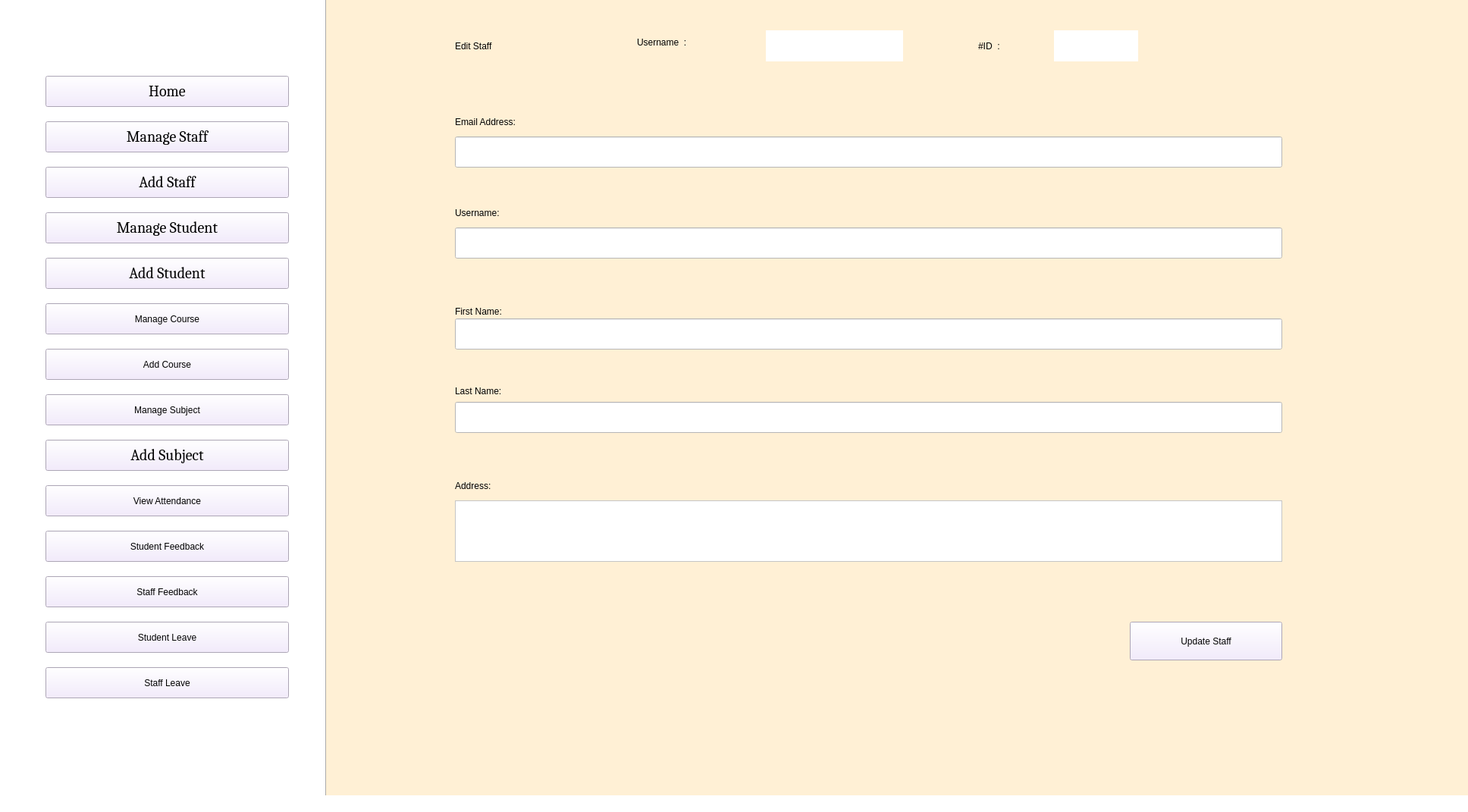
<?xml version="1.0" encoding="UTF-8"?>
<ui version="4.0">
 <class>AdminHomePage</class>
 <widget class="QMainWindow" name="AdminHomePage">
  <property name="enabled">
   <bool>true</bool>
  </property>
  <property name="geometry">
   <rect>
    <x>0</x>
    <y>0</y>
    <width>1936</width>
    <height>1071</height>
   </rect>
  </property>
  <property name="windowTitle">
   <string>Admin Home Page</string>
  </property>
  <property name="styleSheet">
   <string notr="true">background-color: rgb(255, 225, 198);
background-color: rgb(255, 255, 255);
</string>
  </property>
  <widget class="QWidget" name="centralwidget">
   <widget class="QPushButton" name="Home_b">
    <property name="geometry">
     <rect>
      <x>60</x>
      <y>100</y>
      <width>321</width>
      <height>41</height>
     </rect>
    </property>
    <property name="font">
     <font>
      <family>Cambria</family>
      <pointsize>15</pointsize>
      <weight>50</weight>
      <italic>false</italic>
      <bold>false</bold>
     </font>
    </property>
    <property name="styleSheet">
     <string notr="true">font: 15pt &quot;Cambria&quot;;
background-color: rgb(241, 231, 254);</string>
    </property>
    <property name="text">
     <string>Home</string>
    </property>
   </widget>
   <widget class="QPushButton" name="ManageStaff_b">
    <property name="geometry">
     <rect>
      <x>60</x>
      <y>160</y>
      <width>321</width>
      <height>41</height>
     </rect>
    </property>
    <property name="font">
     <font>
      <family>Cambria</family>
      <pointsize>15</pointsize>
      <weight>50</weight>
      <italic>false</italic>
      <bold>false</bold>
     </font>
    </property>
    <property name="styleSheet">
     <string notr="true">font: 15pt &quot;Cambria&quot;;
background-color: rgb(241, 231, 254);</string>
    </property>
    <property name="text">
     <string>Manage Staff</string>
    </property>
   </widget>
   <widget class="QPushButton" name="AddStaff_b">
    <property name="geometry">
     <rect>
      <x>60</x>
      <y>220</y>
      <width>321</width>
      <height>41</height>
     </rect>
    </property>
    <property name="font">
     <font>
      <family>Cambria</family>
      <pointsize>15</pointsize>
      <weight>50</weight>
      <italic>false</italic>
      <bold>false</bold>
     </font>
    </property>
    <property name="styleSheet">
     <string notr="true">font: 15pt &quot;Cambria&quot;;
background-color: rgb(241, 231, 254);</string>
    </property>
    <property name="text">
     <string>Add Staff</string>
    </property>
   </widget>
   <widget class="QPushButton" name="AddStudent_b">
    <property name="geometry">
     <rect>
      <x>60</x>
      <y>340</y>
      <width>321</width>
      <height>41</height>
     </rect>
    </property>
    <property name="font">
     <font>
      <family>Cambria</family>
      <pointsize>15</pointsize>
      <weight>50</weight>
      <italic>false</italic>
      <bold>false</bold>
     </font>
    </property>
    <property name="styleSheet">
     <string notr="true">font: 15pt &quot;Cambria&quot;;
background-color: rgb(241, 231, 254);</string>
    </property>
    <property name="text">
     <string>Add Student</string>
    </property>
   </widget>
   <widget class="QPushButton" name="ManageCourse_b">
    <property name="geometry">
     <rect>
      <x>60</x>
      <y>400</y>
      <width>321</width>
      <height>41</height>
     </rect>
    </property>
    <property name="styleSheet">
     <string notr="true">font: 15pt &quot;Cambria&quot;;
background-color: rgb(241, 231, 254);</string>
    </property>
    <property name="text">
     <string>Manage Course</string>
    </property>
   </widget>
   <widget class="QPushButton" name="AddCourse_b">
    <property name="geometry">
     <rect>
      <x>60</x>
      <y>460</y>
      <width>321</width>
      <height>41</height>
     </rect>
    </property>
    <property name="styleSheet">
     <string notr="true">font: 15pt &quot;Cambria&quot;;
background-color: rgb(241, 231, 254);</string>
    </property>
    <property name="text">
     <string>Add Course</string>
    </property>
   </widget>
   <widget class="QPushButton" name="ManageSubject_b">
    <property name="geometry">
     <rect>
      <x>60</x>
      <y>520</y>
      <width>321</width>
      <height>41</height>
     </rect>
    </property>
    <property name="styleSheet">
     <string notr="true">font: 15pt &quot;Cambria&quot;;
background-color: rgb(241, 231, 254);</string>
    </property>
    <property name="text">
     <string>Manage Subject</string>
    </property>
   </widget>
   <widget class="QPushButton" name="AddSubject_b">
    <property name="geometry">
     <rect>
      <x>60</x>
      <y>580</y>
      <width>321</width>
      <height>41</height>
     </rect>
    </property>
    <property name="font">
     <font>
      <family>Cambria</family>
      <pointsize>15</pointsize>
      <weight>50</weight>
      <italic>false</italic>
      <bold>false</bold>
     </font>
    </property>
    <property name="styleSheet">
     <string notr="true">font: 15pt &quot;Cambria&quot;;
background-color: rgb(241, 231, 254);</string>
    </property>
    <property name="text">
     <string>Add Subject</string>
    </property>
   </widget>
   <widget class="QPushButton" name="ViewAttendance_b">
    <property name="geometry">
     <rect>
      <x>60</x>
      <y>640</y>
      <width>321</width>
      <height>41</height>
     </rect>
    </property>
    <property name="styleSheet">
     <string notr="true">font: 15pt &quot;Cambria&quot;;
background-color: rgb(241, 231, 254);</string>
    </property>
    <property name="text">
     <string>View Attendance</string>
    </property>
   </widget>
   <widget class="QPushButton" name="StudentFeedback_b">
    <property name="geometry">
     <rect>
      <x>60</x>
      <y>700</y>
      <width>321</width>
      <height>41</height>
     </rect>
    </property>
    <property name="styleSheet">
     <string notr="true">font: 15pt &quot;Cambria&quot;;
background-color: rgb(241, 231, 254);</string>
    </property>
    <property name="text">
     <string>Student Feedback</string>
    </property>
   </widget>
   <widget class="QPushButton" name="StaffFeedback_b">
    <property name="geometry">
     <rect>
      <x>60</x>
      <y>760</y>
      <width>321</width>
      <height>41</height>
     </rect>
    </property>
    <property name="styleSheet">
     <string notr="true">font: 15pt &quot;Cambria&quot;;
background-color: rgb(241, 231, 254);</string>
    </property>
    <property name="text">
     <string>Staff Feedback</string>
    </property>
   </widget>
   <widget class="QPushButton" name="StudentLeave_b">
    <property name="geometry">
     <rect>
      <x>60</x>
      <y>820</y>
      <width>321</width>
      <height>41</height>
     </rect>
    </property>
    <property name="styleSheet">
     <string notr="true">font: 15pt &quot;Cambria&quot;;
background-color: rgb(241, 231, 254);</string>
    </property>
    <property name="text">
     <string>Student Leave</string>
    </property>
   </widget>
   <widget class="QPushButton" name="ManageStudent_b">
    <property name="geometry">
     <rect>
      <x>60</x>
      <y>280</y>
      <width>321</width>
      <height>41</height>
     </rect>
    </property>
    <property name="font">
     <font>
      <family>Cambria</family>
      <pointsize>15</pointsize>
      <weight>50</weight>
      <italic>false</italic>
      <bold>false</bold>
     </font>
    </property>
    <property name="styleSheet">
     <string notr="true">font: 15pt &quot;Cambria&quot;;
background-color: rgb(241, 231, 254);</string>
    </property>
    <property name="text">
     <string>Manage Student</string>
    </property>
   </widget>
   <widget class="QPushButton" name="StaffLeave_b">
    <property name="geometry">
     <rect>
      <x>60</x>
      <y>880</y>
      <width>321</width>
      <height>41</height>
     </rect>
    </property>
    <property name="styleSheet">
     <string notr="true">font: 15pt &quot;Cambria&quot;;
background-color: rgb(241, 231, 254);</string>
    </property>
    <property name="text">
     <string>Staff Leave</string>
    </property>
   </widget>
   <widget class="Line" name="line">
    <property name="geometry">
     <rect>
      <x>420</x>
      <y>-50</y>
      <width>20</width>
      <height>1121</height>
     </rect>
    </property>
    <property name="orientation">
     <enum>Qt::Vertical</enum>
    </property>
   </widget>
   <widget class="QLabel" name="AdminEditStaff_l">
    <property name="geometry">
     <rect>
      <x>430</x>
      <y>-80</y>
      <width>1521</width>
      <height>1151</height>
     </rect>
    </property>
    <property name="styleSheet">
     <string notr="true">background-color: rgb(255, 240, 213);</string>
    </property>
    <property name="text">
     <string/>
    </property>
   </widget>
   <widget class="QLabel" name="EditStaff_l">
    <property name="geometry">
     <rect>
      <x>600</x>
      <y>40</y>
      <width>341</width>
      <height>41</height>
     </rect>
    </property>
    <property name="styleSheet">
     <string notr="true">font: 75 17pt &quot;Times New Roman&quot;;
background-color: rgb(255, 240, 213);</string>
    </property>
    <property name="text">
     <string>Edit Staff</string>
    </property>
   </widget>
   <widget class="QLabel" name="LastName_l">
    <property name="geometry">
     <rect>
      <x>600</x>
      <y>500</y>
      <width>371</width>
      <height>31</height>
     </rect>
    </property>
    <property name="styleSheet">
     <string notr="true">font: 15pt &quot;Times New Roman&quot;;
background-color: rgb(255, 240, 213);</string>
    </property>
    <property name="text">
     <string>Last Name:</string>
    </property>
   </widget>
   <widget class="QLineEdit" name="LastName_tb">
    <property name="geometry">
     <rect>
      <x>600</x>
      <y>530</y>
      <width>1091</width>
      <height>41</height>
     </rect>
    </property>
    <property name="styleSheet">
     <string notr="true">font: 15pt &quot;Times New Roman&quot;;</string>
    </property>
   </widget>
   <widget class="QTextEdit" name="Address_tb">
    <property name="geometry">
     <rect>
      <x>600</x>
      <y>660</y>
      <width>1091</width>
      <height>81</height>
     </rect>
    </property>
    <property name="styleSheet">
     <string notr="true">font: 15pt &quot;Times New Roman&quot;;</string>
    </property>
   </widget>
   <widget class="QPushButton" name="AddStaff_b_2">
    <property name="geometry">
     <rect>
      <x>1490</x>
      <y>820</y>
      <width>201</width>
      <height>51</height>
     </rect>
    </property>
    <property name="styleSheet">
     <string notr="true">font: 12pt &quot;Cambria&quot;;
background-color: rgb(241, 231, 254);</string>
    </property>
    <property name="text">
     <string>Update Staff</string>
    </property>
   </widget>
   <widget class="QLabel" name="Address_l">
    <property name="geometry">
     <rect>
      <x>600</x>
      <y>630</y>
      <width>341</width>
      <height>21</height>
     </rect>
    </property>
    <property name="styleSheet">
     <string notr="true">font: 15pt &quot;Times New Roman&quot;;
background-color: rgb(255, 240, 213);</string>
    </property>
    <property name="text">
     <string>Address:</string>
    </property>
   </widget>
   <widget class="QLabel" name="FirstName_l">
    <property name="geometry">
     <rect>
      <x>600</x>
      <y>400</y>
      <width>371</width>
      <height>21</height>
     </rect>
    </property>
    <property name="styleSheet">
     <string notr="true">font: 15pt &quot;Times New Roman&quot;;
background-color: rgb(255, 240, 213);</string>
    </property>
    <property name="text">
     <string>First Name:</string>
    </property>
   </widget>
   <widget class="QLineEdit" name="Password_tb">
    <property name="geometry">
     <rect>
      <x>600</x>
      <y>420</y>
      <width>1091</width>
      <height>41</height>
     </rect>
    </property>
    <property name="styleSheet">
     <string notr="true">font: 15pt &quot;Times New Roman&quot;;

</string>
    </property>
   </widget>
   <widget class="QLineEdit" name="EmailAddress_tb">
    <property name="geometry">
     <rect>
      <x>600</x>
      <y>180</y>
      <width>1091</width>
      <height>41</height>
     </rect>
    </property>
    <property name="styleSheet">
     <string notr="true">font: 15pt &quot;Times New Roman&quot;;</string>
    </property>
   </widget>
   <widget class="QLineEdit" name="Username_tb">
    <property name="geometry">
     <rect>
      <x>600</x>
      <y>300</y>
      <width>1091</width>
      <height>41</height>
     </rect>
    </property>
    <property name="styleSheet">
     <string notr="true">font: 15pt &quot;Times New Roman&quot;;
</string>
    </property>
   </widget>
   <widget class="QLabel" name="EmailAddress_l">
    <property name="geometry">
     <rect>
      <x>600</x>
      <y>150</y>
      <width>361</width>
      <height>21</height>
     </rect>
    </property>
    <property name="styleSheet">
     <string notr="true">font: 15pt &quot;Times New Roman&quot;;
background-color: rgb(255, 240, 213);</string>
    </property>
    <property name="text">
     <string>Email Address:</string>
    </property>
   </widget>
   <widget class="QLabel" name="Username_l">
    <property name="geometry">
     <rect>
      <x>600</x>
      <y>270</y>
      <width>361</width>
      <height>21</height>
     </rect>
    </property>
    <property name="styleSheet">
     <string notr="true">font: 15pt &quot;Times New Roman&quot;;
background-color: rgb(255, 240, 213);</string>
    </property>
    <property name="text">
     <string>Username:</string>
    </property>
   </widget>
   <widget class="QLabel" name="Username_l_2">
    <property name="geometry">
     <rect>
      <x>840</x>
      <y>30</y>
      <width>231</width>
      <height>51</height>
     </rect>
    </property>
    <property name="styleSheet">
     <string notr="true">font: 75 17pt &quot;Times New Roman&quot;;
background-color: rgb(255, 240, 213);</string>
    </property>
    <property name="text">
     <string>Username  :  </string>
    </property>
   </widget>
   <widget class="QLabel" name="Username_l_3">
    <property name="geometry">
     <rect>
      <x>1010</x>
      <y>40</y>
      <width>181</width>
      <height>41</height>
     </rect>
    </property>
    <property name="styleSheet">
     <string notr="true">ont: 75 17pt &quot;Times New Roman&quot;;</string>
    </property>
    <property name="text">
     <string/>
    </property>
   </widget>
   <widget class="QLabel" name="ID_l">
    <property name="geometry">
     <rect>
      <x>1290</x>
      <y>30</y>
      <width>151</width>
      <height>61</height>
     </rect>
    </property>
    <property name="styleSheet">
     <string notr="true">font: 75 17pt &quot;Times New Roman&quot;;
background-color: rgb(255, 240, 213);</string>
    </property>
    <property name="text">
     <string>#ID  :</string>
    </property>
   </widget>
   <widget class="QLabel" name="ID_l_2">
    <property name="geometry">
     <rect>
      <x>1390</x>
      <y>40</y>
      <width>111</width>
      <height>41</height>
     </rect>
    </property>
    <property name="styleSheet">
     <string notr="true">ont: 75 17pt &quot;Times New Roman&quot;;</string>
    </property>
    <property name="text">
     <string/>
    </property>
   </widget>
  </widget>
  <widget class="QStatusBar" name="statusbar"/>
 </widget>
 <resources/>
 <connections/>
</ui>
